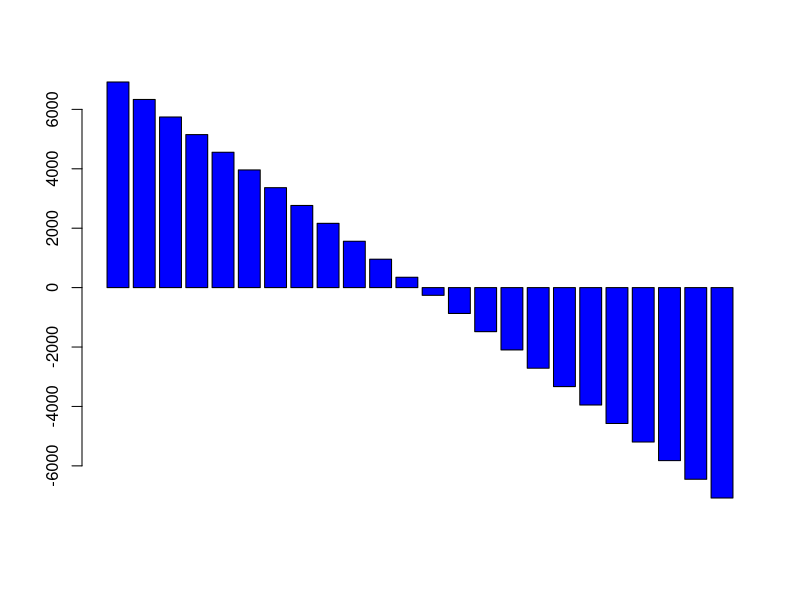

Generate this figure with R:

#Tasa de equivalencia Swap

monto <- 10000 #USD
rl <- 0.08
rf <- 0.04
s <- 18.82
plazo <- 28 #intercambio cada 28 dias por 2 años

#Determinar Fx Swap
d1 <- data.frame(Plazo=seq(28,672,by=28),Fx.Swap=NA)
n <- length(d1$Plazo)

for(k in 1:n){
  d1$Fx.Swap[k] <- s*exp((rl-rf)*d1$Plazo[k]/360)
}

#Optimizacion
tc.ref <- 20
f1 <- function(tc.ref,data){
  #(monto*(tc.ref-Fx.Swap))^2
  sum((monto*(tc.ref-data$Fx.Swap))^2)
}

res1 <- optim(par=c(19),f1,data=d1)

#Equivalencia de la cobertura
tc.ref <- res1$par[1]
#tc.ref <- 19
d1$Monto.MXN <- NA
d1$Monto.Ref <- NA
d1$Resultado <- NA

for(k in 1:n){
  d1$Monto.MXN[k] <- d1$Fx.Swap[k]*monto
  d1$Monto.Ref[k] <- tc.ref*monto
  d1$Resultado[k] <- d1$Monto.Ref[k]-d1$Monto.MXN[k]
}
barplot(d1$Resultado,col="blue")

sum(d1$Resultado)




